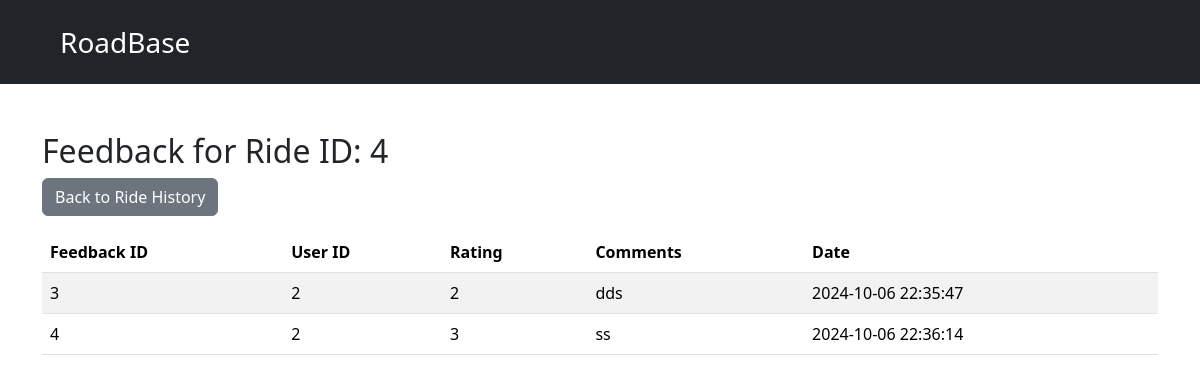
The page /view_feedback.php?ride_id=4 (signed in) on the database its author committed.
### tables this page shows
CREATE TABLE `feedback` (
  `id` int(11) NOT NULL,
  `user_id` int(11) NOT NULL,
  `ride_id` int(11) NOT NULL,
  `feedback` text NOT NULL,
  `created_at` timestamp NOT NULL DEFAULT current_timestamp(),
  `rating` int(11) NOT NULL,
  `comments` text DEFAULT NULL,
  `date` timestamp NOT NULL DEFAULT current_timestamp()
);

### view_feedback.php (the view, shortened to what this page needs)
<?php
require 'config/database.php';
$ride_id = $_GET['ride_id'] ?? null;
$stmt = $pdo->prepare("SELECT * FROM feedback WHERE ride_id = ?");
$stmt->execute([$ride_id]);
$feedbacks = $stmt->fetchAll();
?>
<!DOCTYPE html>
<html lang="en">
<head>
    <link rel="stylesheet" href="https://cdn.jsdelivr.net/npm/bootstrap@5.3.3/dist/css/bootstrap.min.css">
</head>
<body>
<?php require 'navbar.php' ?>
<div class="container mt-5">
    <h2>Feedback for Ride ID: <?php echo htmlspecialchars($ride_id); ?></h2>
    <a href="ride_history.php" class="btn btn-secondary">Back to Ride History</a>
    <table class="table table-striped mt-3">
        <thead>
            <tr>
                <th>Feedback ID</th>
                <th>User ID</th>
                <th>Rating</th>
                <th>Comments</th>
                <th>Date</th>
            </tr>
        </thead>
        <tbody>
            <?php foreach ($feedbacks as $feedback): ?>
                <tr>
                    <td><?php echo $feedback['id']; ?></td>
                    <td><?php echo $feedback['user_id']; ?></td>
                    <td><?php echo $feedback['rating']; ?></td>
                    <td><?php echo htmlspecialchars($feedback['comments']); ?></td>
                    <td><?php echo $feedback['date']; ?></td>
                </tr>
            <?php endforeach; ?>
        </tbody>
    </table>
</div>
</body>
</html>

### rows shown on the page
feedback: id "3", user "2", rating "2", comments "dds", date "2024-10-06 22:35:47"
feedback: id "4", user "2", rating "3", comments "ss", date "2024-10-06 22:36:14"

### other values the page prints
$ride_id "4"
